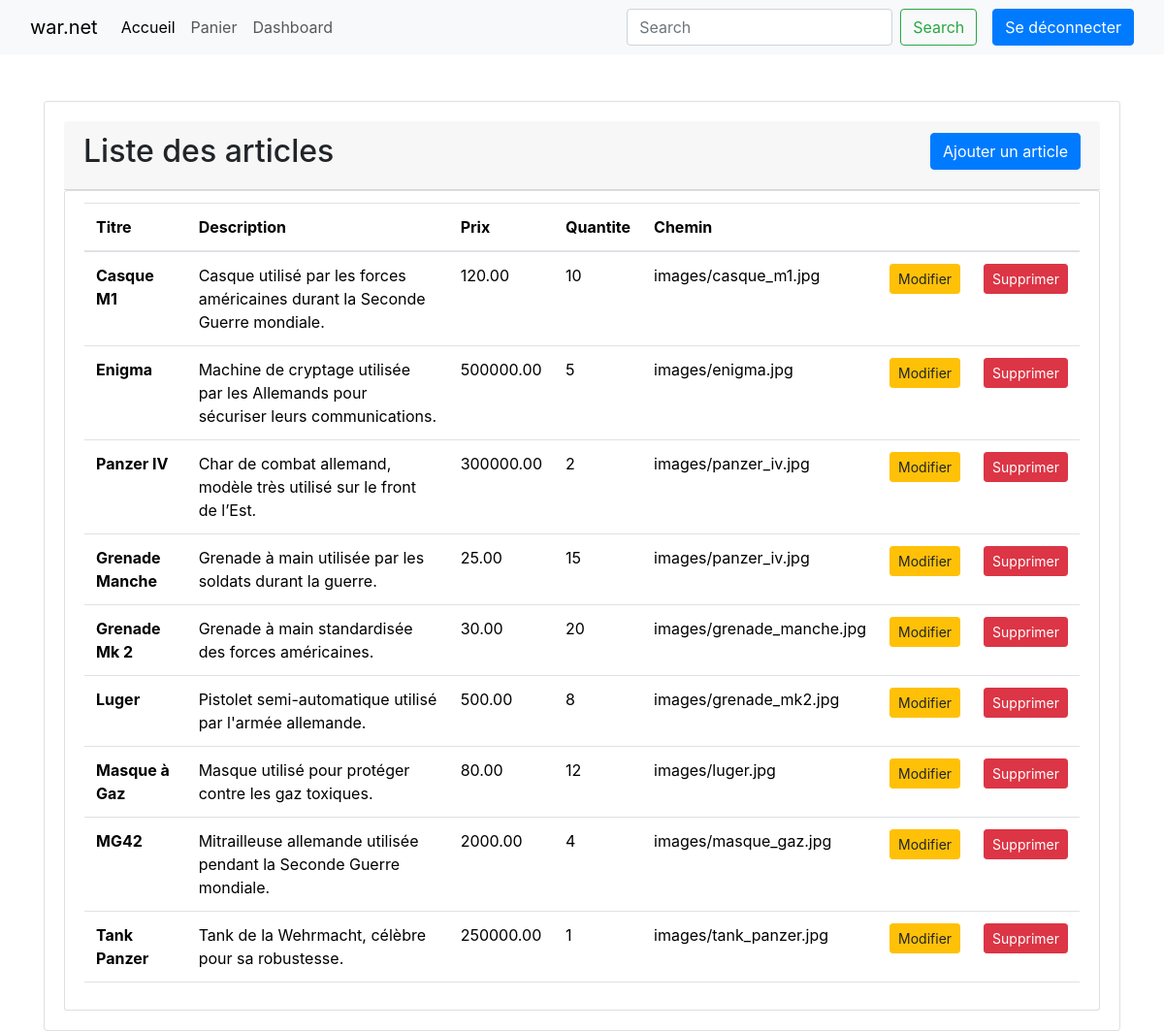
Before: /dashboard.php (signed in) with the older database file.
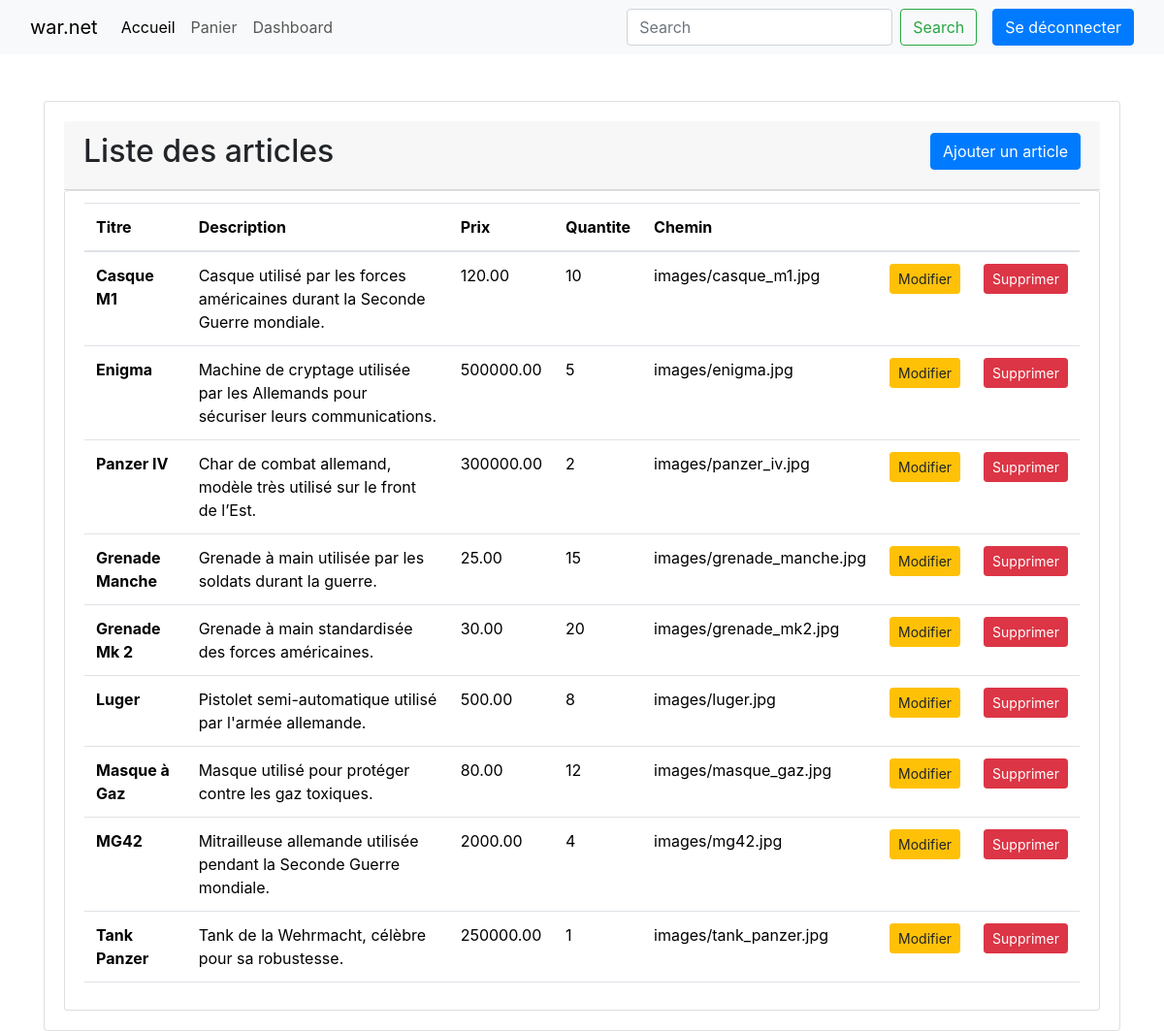
After: the same page with the newer database file.
### tables this page shows
CREATE TABLE IF NOT EXISTS `article` (
  `id` int NOT NULL AUTO_INCREMENT,
  `titre` varchar(255) DEFAULT NULL,
  `description` text,
  `prix` decimal(10,2) NOT NULL,
  `imageId` int DEFAULT NULL,
  `categorieId` int DEFAULT NULL,
  `quantiteDispo` int NOT NULL DEFAULT '0',
  PRIMARY KEY (`id`),
  KEY `imageId` (`imageId`),
  KEY `categorieId` (`categorieId`)
);

CREATE TABLE IF NOT EXISTS `image` (
  `id` int NOT NULL AUTO_INCREMENT,
  `chemin` varchar(255) DEFAULT NULL,
  `alt` varchar(255) DEFAULT NULL,
  PRIMARY KEY (`id`)
);

### dashboard.php (the view, shortened to what this page needs)
<!DOCTYPE html>
<html lang="en">
<head>
    <link rel="stylesheet" href="node_modules\bootstrap\dist\css\bootstrap.css">
    <link rel="stylesheet" href="https://cdn.jsdelivr.net/npm/bootstrap@4.6.2/dist/css/bootstrap.min.css">
</head>
<body>
    <nav class="navbar navbar-expand-lg bg-body-tertiary">
        <div class="container-fluid">
            <div class="collapse navbar-collapse" id="navbarTogglerDemo01">
                <a class="navbar-brand" href="index.php">war.net</a>
                <ul class="navbar-nav me-auto mb-2 mb-lg-0">
                <li class="nav-item">
                    <a class="nav-link active" aria-current="page" href="index.php">Accueil</a>
                </li>
                <li class="nav-item">
                    <a class="nav-link" href="panier.php">Panier</a>
                </li>
                <?php
                    if (isset($_SESSION['login']) && isset($_SESSION['pwd'])) {
                        echo '<li class="nav-item">';
                        echo '<a class="nav-link selected" href="dashboard.php">Dashboard</a>';
                        echo '</li>';
                    }
                ?>
                </ul>
                <form class="d-flex" role="search">
                    <input class="form-control me-2" type="search" placeholder="Search" aria-label="Search">
                    <button class="btn btn-outline-success" type="submit">Search</button>
                </form>
                <a href="logout.php" class="btn btn-primary ms-3" tabindex="-1" role="button" aria-disabled="true">Se déconnecter</a>
            </div>
        </div>
    </nav>
    <div class="container mt-5">
        <div id="main" class="card card-body">
            <div class="card-header d-flex justify-content-between">
                <h2 class="title d-md-inline-flex">Liste des articles</h2>
                <button type="button" class="btn btn-primary d-md-inline-flex mb-2">Ajouter un article</button>
            </div>
        <ul id="items" class="list-group">
            <li class="list-group-item">
            <table class="table">
            <thead>
                <tr>
                    <th>Titre</th>
                    <th>Description</th>
                    <th>Prix</th>
                    <th>Quantite</th>
                    <th>Chemin</th>
                    <th></th>
                    <th></th>
                </tr>
            </thead>
            <tbody>
                <?php
                    $conn = connectionBDLocalhost();
                    mysqli_set_charset($conn, "utf8mb4");
                    $sql = "SELECT Article.id, Article.titre, Article.description, Article.prix, Article.quantiteDispo, Image.chemin, Image.alt, Categorie.nom AS categorie
                    FROM Article
                    LEFT JOIN Image ON Article.imageId = Image.id
                    LEFT JOIN Categorie ON Article.categorieId = Categorie.id; ";
                    $result = $conn->query($sql);
                ?>
                <?php foreach($result as $article) { ?>
                <tr>
                    <th scope="row"><?= $article['titre']?></th>
                    <td><?= $article['description']?></td>
                    <td><?= $article['prix']?></td>
                    <td><?= $article['quantiteDispo']?></td>
                    <td><?= $article['chemin']?></td>
                    <td> <button class="btn btn-warning btn-sm float-right btnModifier" data-id="<?= $article['id'] ?>">Modifier</button> </td>
                    <td> <button class="btn btn-danger btn-sm float-right btnSupprimer" data-id="<?= $article['id'] ?>">Supprimer</button> </td>
                </tr>
                <?php
                    }
                ?>
            </tbody>
            </table>
        </ul>
        </div>
    </div>
</body>
</html>

Changed rows visible on the page:
changed article "Grenade Manche": imageId.chemin "images/panzer_iv.jpg" → "images/grenade_manche.jpg"
changed article "Grenade Mk 2": imageId.chemin "images/grenade_manche.jpg" → "images/grenade_mk2.jpg"
changed article "Luger": imageId.chemin "images/grenade_mk2.jpg" → "images/luger.jpg"
changed article "Masque à Gaz": imageId.chemin "images/luger.jpg" → "images/masque_gaz.jpg"
changed article "MG42": imageId.chemin "images/masque_gaz.jpg" → "images/mg42.jpg"
